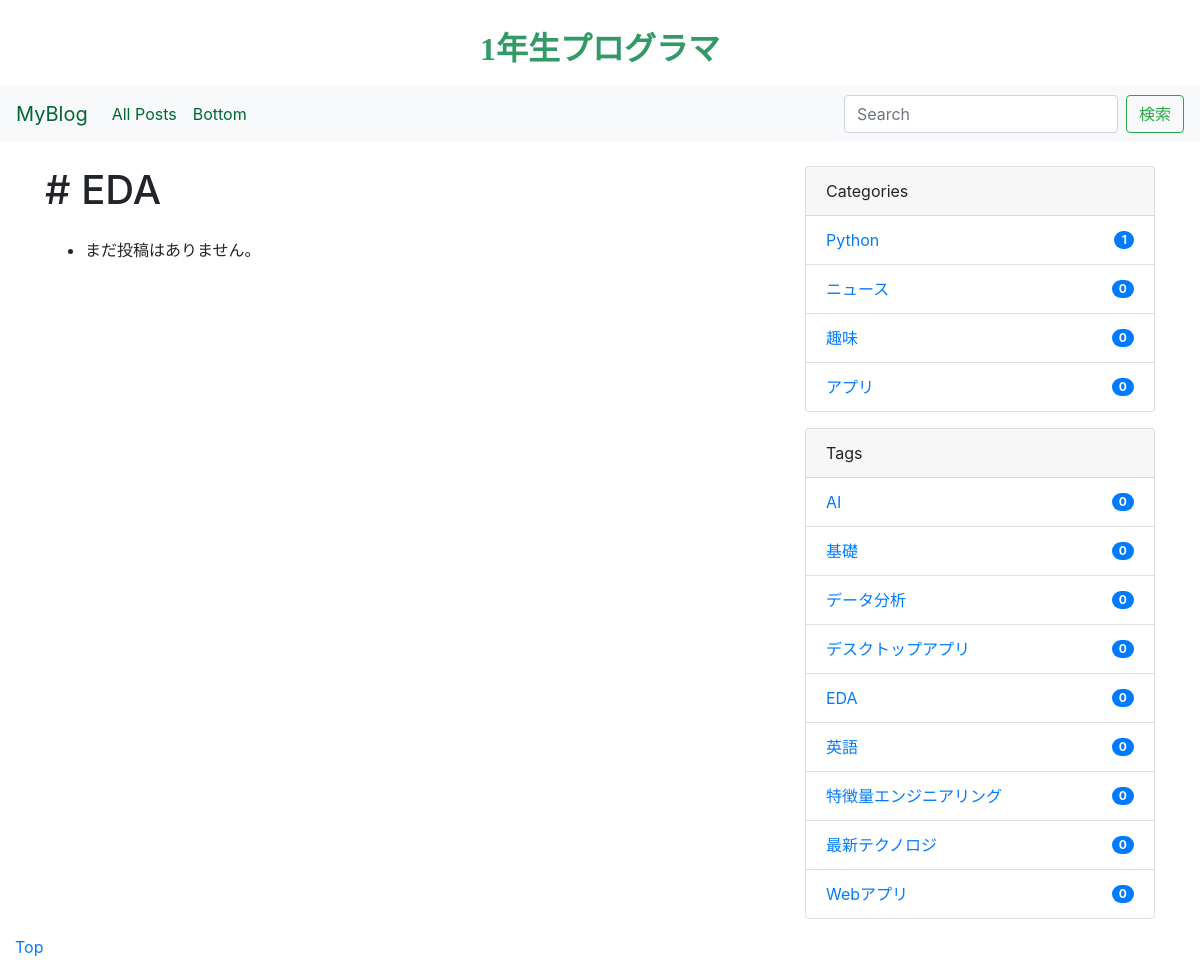
/tag/EDA/, run on the app's committed database.
### blog/models.py (models this page shows, shortened)
class Tag(models.Model):
    name = models.CharField(max_length=255)
    slug = models.SlugField(unique=True)
    tiumestamp = models.DateTimeField(auto_now_add=True)

class Category(models.Model):
    name = models.CharField(max_length=255)
    slug = models.SlugField(unique=True)
    timestamp = models.DateTimeField(auto_now_add=True)

### blog/views.py (the view)
# urls.py: path('tag/<str:tag_slug>/', TagPostView.as_view(), name='tag_post'),
class TagPostView(ListView):
    model = Post
    template_name = 'blog/tag_post.html'
    paginate_by = 2
    def get_queryset(self):
        tag_slug = self.kwargs['tag_slug']
        self.tag = get_object_or_404(Tag, slug=tag_slug)
        qs = super().get_queryset().filter(tags=self.tag)
        return qs
    def get_context_data(self, **kwargs):
        context = super().get_context_data(**kwargs)
        context['tag'] = self.tag
        return context

### mysite/context_processors.py (called while the page is built)
def common(request):
    context = {
        'categories': Category.objects.annotate(
            num_posts=Count('post', filter=Q(post__is_public=True))
        ),
        'tags': Tag.objects.annotate(
            num_posts=Count('post', filter=Q(post__is_public=True)))
    }
    return context

### templates/blog/tag_post.html (shortened to what this page needs)
{% extends "base.html" %}
{% block content %}
<div class="container">
    <div class="row">
<main class="col-md-8">
    <h1 class="mb-4"># {{ tag.name }}</h1>
    <ul>
        {% for post in object_list %}
        <div class="card mb-3">
            {% if post.image %}
            <a href="{% url 'blog:post_detail' post.id %}">
              <img class="card-img-top" src="{{ post.image.url }}" alt="{{ post.title }}">
            </a>
            {% endif %}
            <div class="card-body">
              {% if not post.is_public %}
              <h5><span class="badge badge-secondary">下書き</span></h5>
              {% endif %}
              <a href="{% url 'blog:post_detail' post.id %}">
                <h4 class="card-title">{{ post.title }}</h4>
              </a>
              <hr class="card-text">{{ post.description | safe }}</hr>
              <p class="card-text">{{ post.published_at|date }}</p>
              <a href="{% url 'blog:post_detail' post.id %}" class="btn btn-primary">記事を読む</a>
            </div>
          </div>
        {% empty %}
        <li>まだ投稿はありません。</li>
        {% endfor %}
    </ul>
</main>
<aside class="col-md-4">
    {% include "blog/snippets/sidebar.html" %}
</aside>
    </div>
</div>
{% endblock %}

### templates/blog/snippets/sidebar.html
    <div class="card mb-3">
        <div class="card-header">
          Categories
        </div>
        <ul class="list-group list-group-flush">
          {% for category in categories|dictsort:"id" %}
          <li class="list-group-item d-flex justify-content-between align-items-center">
            <a href="{% url 'blog:category_post' category.slug %}" class="card-link">{{ category.name }}</a>
            <span class="badge badge-primary badge-pill">{{ category.num_posts }}</span>
          </li>
          {% endfor %}
        </ul>
      </div>
      <div class="card">
        <div class="card-header">
          Tags
        </div>
        <ul class="list-group list-group-flush">
          {% for tag in tags|dictsortreversed:"num_posts"|slice:":10" %}
          <li class="list-group-item d-flex justify-content-between align-items-center">
            <a href="{% url 'blog:tag_post' tag.slug %}" class="card-link">{{ tag.name }}</a>
            <span class="badge badge-primary badge-pill">{{ tag.num_posts }}</span>
          </li>
          {% endfor %}

### data on the page
Tag: name "EDA", num_posts "0"
Category: name "Python", num_posts "1"
Category: name "ニュース", num_posts "0"
Category: name "趣味", num_posts "0"
Category: name "アプリ", num_posts "0"
Tag: name "AI", num_posts "0"
Tag: name "基礎", num_posts "0"
Tag: name "データ分析", num_posts "0"
Tag: name "デスクトップアプリ", num_posts "0"
Tag: name "英語", num_posts "0"
Tag: name "特徴量エンジニアリング", num_posts "0"
Tag: name "最新テクノロジ", num_posts "0"
Tag: name "Webアプリ", num_posts "0"
